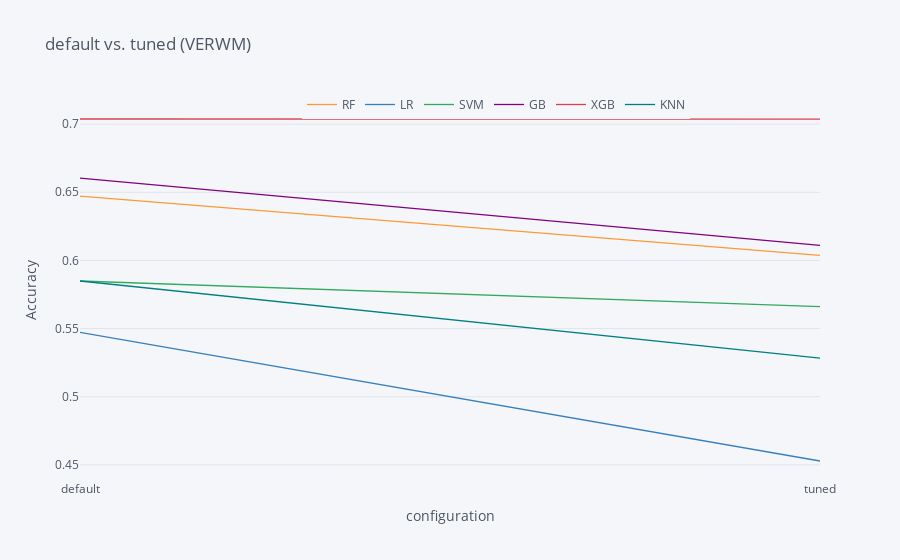

Write notebook code for a chart like this one.
### Code cell
# tuned.to_csv(r'log/VERWM_tuned.csv', index=True)
tuned = pd.read_csv('log/VERWM_tuned_1.csv', index_col=0)
plot_results(tuned.drop(columns=['window']), 
             title="default vs. tuned (VERWM)", 
             xtitle='configuration')

### Figure 1 — Plotly figure (JSON) as saved in the notebook; plotly's stock layout.template omitted (floating-point values rounded to 4 significant figures)
{"data": [{"line": {"color": "rgba(255, 153, 51, 1.0)", "dash": "solid", "shape": "linear", "width": 1.3}, "mode": "lines", "name": "RF", "text": "", "type": "scatter", "x": ["default", "tuned"], "y": [0.6472, 0.6038]}, {"line": {"color": "rgba(55, 128, 191, 1.0)", "dash": "solid", "shape": "linear", "width": 1.3}, "mode": "lines", "name": "LR", "text": "", "type": "scatter", "x": ["default", "tuned"], "y": [0.5472, 0.4528]}, {"line": {"color": "rgba(50, 171, 96, 1.0)", "dash": "solid", "shape": "linear", "width": 1.3}, "mode": "lines", "name": "SVM", "text": "", "type": "scatter", "x": ["default", "tuned"], "y": [0.5849, 0.566]}, {"line": {"color": "rgba(128, 0, 128, 1.0)", "dash": "solid", "shape": "linear", "width": 1.3}, "mode": "lines", "name": "GB", "text": "", "type": "scatter", "x": ["default", "tuned"], "y": [0.6604, 0.6111]}, {"line": {"color": "rgba(219, 64, 82, 1.0)", "dash": "solid", "shape": "linear", "width": 1.3}, "mode": "lines", "name": "XGB", "text": "", "type": "scatter", "x": ["default", "tuned"], "y": [0.7038, 0.7037]}, {"line": {"color": "rgba(0, 128, 128, 1.0)", "dash": "solid", "shape": "linear", "width": 1.3}, "mode": "lines", "name": "KNN", "text": "", "type": "scatter", "x": ["default", "tuned"], "y": [0.5849, 0.5283]}], "layout": {"legend": {"bgcolor": "#F5F6F9", "font": {"color": "#4D5663"}, "orientation": "h", "x": 0.3, "y": 0.95, "yanchor": "bottom"}, "paper_bgcolor": "#F5F6F9", "plot_bgcolor": "#F5F6F9", "showlegend": true, "title": {"font": {"color": "#4D5663"}, "text": "default vs. tuned (VERWM)"}, "xaxis": {"gridcolor": "#E1E5ED", "showgrid": true, "tickfont": {"color": "#4D5663"}, "title": {"font": {"color": "#4D5663"}, "text": "configuration"}, "zerolinecolor": "#E1E5ED"}, "yaxis": {"gridcolor": "#E1E5ED", "showgrid": true, "tickfont": {"color": "#4D5663"}, "title": {"font": {"color": "#4D5663"}, "text": "Accuracy"}, "zerolinecolor": "#E1E5ED"}}}
